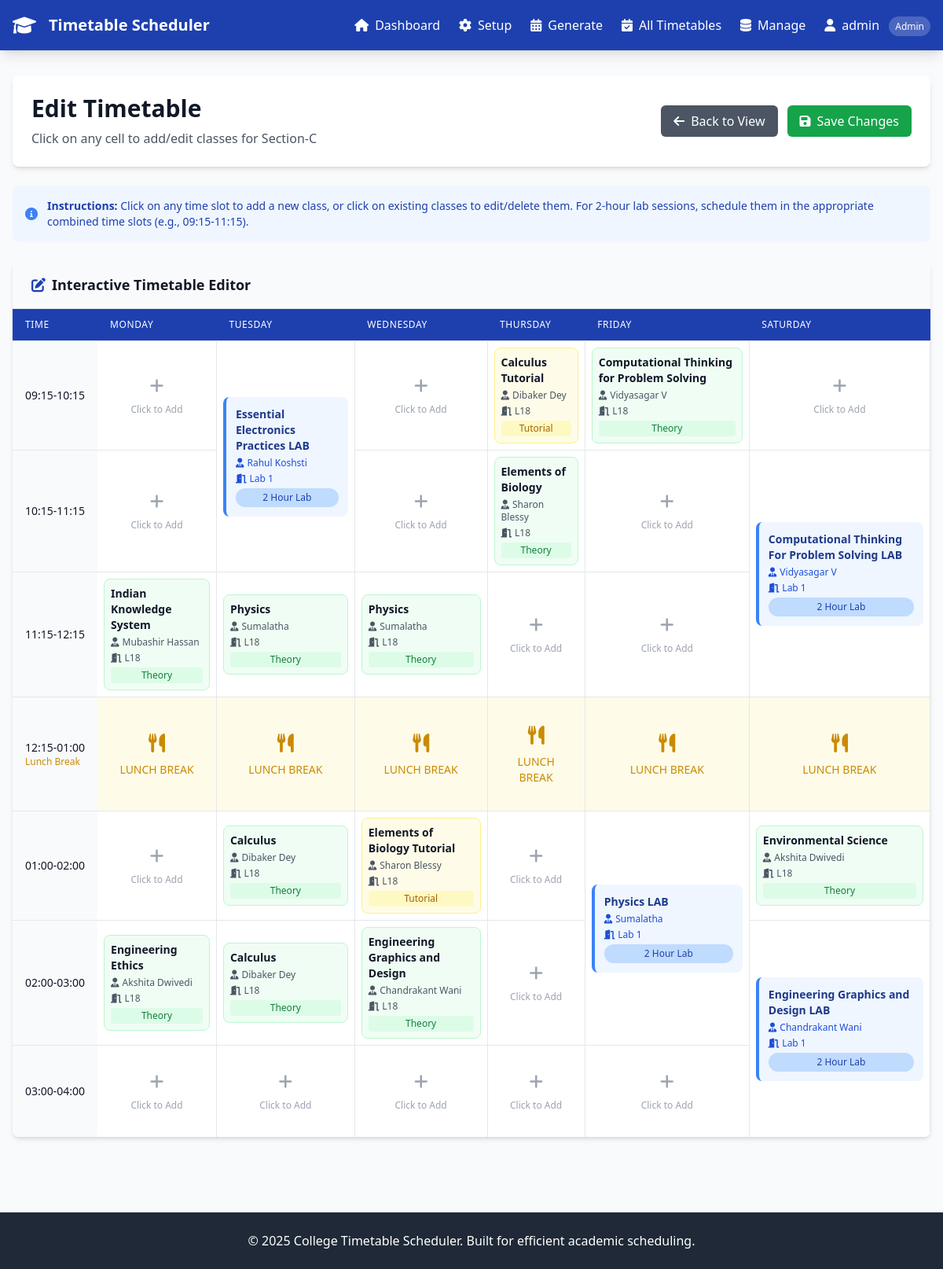
The app's page /suggest_changes/2 (signed in) with its own data.
### timetable_scheduler/app.py (models this page shows)
class Batch(db.Model):
    id = db.Column(db.Integer, primary_key=True)
    name = db.Column(db.String(50), nullable=False)
    year = db.Column(db.Integer, nullable=False)
    semester = db.Column(db.Integer, nullable=False)
    department = db.Column(db.String(50), nullable=False)
    strength = db.Column(db.Integer, nullable=False)

class Subject(db.Model):
    id = db.Column(db.Integer, primary_key=True)
    name = db.Column(db.String(100), nullable=False)
    code = db.Column(db.String(20), unique=True, nullable=False)
    semester = db.Column(db.Integer, nullable=False)
    department = db.Column(db.String(50), nullable=False)
    hours_per_week = db.Column(db.Integer, nullable=False)
    type = db.Column(db.String(20), default='theory')  # theory, practical, tutorial
    faculty = db.relationship('Faculty', secondary=subject_faculty, backref='subjects')

class Faculty(db.Model):
    id = db.Column(db.Integer, primary_key=True)
    name = db.Column(db.String(100), nullable=False)
    email = db.Column(db.String(100), unique=True, nullable=True)
    department = db.Column(db.String(50))
    max_hours_per_day = db.Column(db.Integer, default=6)
    avg_leaves_per_month = db.Column(db.Integer, default=2)

class Classroom(db.Model):
    id = db.Column(db.Integer, primary_key=True)
    name = db.Column(db.String(50), nullable=False)
    capacity = db.Column(db.Integer, nullable=False)
    type = db.Column(db.String(20), default='regular')  # regular, lab, auditorium
    is_available = db.Column(db.Boolean, default=True)

### timetable_scheduler/app.py (the view)
@app.route('/suggest_changes/<int:batch_id>')
def suggest_changes(batch_id):
    if 'user_id' not in session or session.get('user_role') != 'admin':
        flash('Access denied. Admin privileges required.', 'error')
        return redirect(url_for('login'))
    batch = Batch.query.get_or_404(batch_id)
    timetable_entries = db.session.query(Timetable, Subject, Faculty, Classroom).join(
        Subject, Timetable.subject_id == Subject.id
    ).join(
        Faculty, Timetable.faculty_id == Faculty.id
    ).join(
        Classroom, Timetable.classroom_id == Classroom.id
    ).filter(Timetable.batch_id == batch_id).all()
    subjects = Subject.query.all()
    faculties = Faculty.query.all()
    classrooms = Classroom.query.all()
    days = ['Monday', 'Tuesday', 'Wednesday', 'Thursday', 'Friday', 'Saturday']
    time_slots = ['09:15-10:15', '10:15-11:15', '11:15-12:15', '12:15-01:00', '01:00-02:00', '02:00-03:00', '03:00-04:00']
    all_time_slots = time_slots + ['09:15-11:15', '10:15-12:15', '01:00-03:00', '02:00-04:00']
    timetable = {}
    for day in days:
        timetable[day] = {}
        for time_slot in all_time_slots:
            timetable[day][time_slot] = None
    for entry, subject, faculty, classroom in timetable_entries:
        timetable[entry.day_of_week][entry.time_slot] = {
            'id': entry.id,
            'subject': subject.name,
            'subject_id': subject.id,
            'faculty': faculty.name,
            'faculty_id': faculty.id,
            'classroom': classroom.name,
            'classroom_id': classroom.id,
            'type': subject.type
        }
    return render_template('edit_timetable.html',
                         batch=batch,
                         timetable=timetable,
                         days=days,
                         time_slots=time_slots,
                         subjects=subjects,
                         faculties=faculties,
                         classrooms=classrooms)

### timetable_scheduler/templates/edit_timetable.html (shortened to what this page needs)
{% extends "base.html" %}
{% block content %}
<div class="space-y-6">
    <div class="bg-white rounded-lg shadow-md p-6">
        <div class="flex items-center justify-between">
            <div>
                <h1 class="text-3xl font-bold text-gray-900">Edit Timetable</h1>
                <p class="text-gray-600 mt-2">Click on any cell to add/edit classes for {{ batch.name }}</p>
            </div>
            <div class="flex space-x-3">
                <a href="{{ url_for('view_timetable', batch_id=batch.id) }}" class="bg-gray-600 text-white px-4 py-2 rounded-md hover:bg-gray-700 transition duration-200">
                    <i class="fas fa-arrow-left mr-2"></i>Back to View
                </a>
                <button onclick="saveAllChanges()" class="bg-green-600 text-white px-4 py-2 rounded-md hover:bg-green-700 transition duration-200">
                    <i class="fas fa-save mr-2"></i>Save Changes
                </button>
            </div>
        </div>
    </div>
    <div class="bg-blue-50 rounded-lg p-4">
        <div class="flex items-center">
            <i class="fas fa-info-circle text-blue-500 mr-3"></i>
            <div class="text-sm text-blue-800">
                <strong>Instructions:</strong> Click on any time slot to add a new class, or click on existing classes to edit/delete them.
                For 2-hour lab sessions, schedule them in the appropriate combined time slots (e.g., 09:15-11:15).
            </div>
        </div>
    </div>
    <div class="bg-white rounded-lg shadow-md overflow-hidden">
        <div class="px-6 py-4 bg-gray-50 border-b">
            <h2 class="text-lg font-semibold text-gray-900">
                <i class="fas fa-edit text-college-blue mr-2"></i>Interactive Timetable Editor
            </h2>
        </div>
        <div class="overflow-x-auto">
            <table class="min-w-full divide-y divide-gray-200">
                <thead class="bg-college-blue">
                    <tr>
                        <th class="px-4 py-3 text-left text-xs font-medium text-white uppercase tracking-wider">Time</th>
                        {% for day in days %}
                            <th class="px-4 py-3 text-left text-xs font-medium text-white uppercase tracking-wider">{{ day }}</th>
                        {% endfor %}
                    </tr>
                </thead>
                <tbody class="bg-white divide-y divide-gray-200">
                    {% set skip_cells = {} %}
                    {% for time_slot in time_slots %}
                        {% set is_lunch = time_slot == '12:15-01:00' %}
                        <tr class="{% if is_lunch %}bg-yellow-50{% else %}hover:bg-gray-50{% endif %}">
                            <td class="px-4 py-4 whitespace-nowrap text-sm font-medium text-gray-900 bg-gray-50">
                                {{ time_slot }}
                                {% if is_lunch %}
                                    <span class="block text-xs text-yellow-600">Lunch Break</span>
                                {% endif %}
                            </td>
                            {% for day in days %}
                                {% set skip_key = day + '_' + time_slot %}
                                {% if skip_key not in skip_cells %}
                                    {% set rowspan = 1 %}
                                    {% set entry = None %}
                                    {% set is_lab_start = false %}
                                    {% set lab_time_slot = time_slot %}
                                    {% if is_lunch %}
                                        <td class="px-4 py-4 text-sm text-gray-500 border-r border-gray-200">
                                            <div class="text-center text-yellow-600 font-medium py-4">
                                                <i class="fas fa-utensils text-2xl mb-2"></i>
                                                <div class="text-sm">LUNCH BREAK</div>
                                            </div>
                                        </td>
                                    {% else %}
                                        {% if time_slot == '09:15-10:15' and timetable[day]['09:15-11:15'] %}
                                            {% set entry = timetable[day]['09:15-11:15'] %}
                                            {% set rowspan = 2 %}
                                            {% set is_lab_start = true %}
                                            {% set lab_time_slot = '09:15-11:15' %}
                                            {% set _ = skip_cells.update({(day + '_10:15-11:15'): true}) %}
                                        {% elif time_slot == '10:15-11:15' and timetable[day]['10:15-12:15'] %}
                                            {% set entry = timetable[day]['10:15-12:15'] %}
                                            {% set rowspan = 2 %}
                                            {% set is_lab_start = true %}
                                            {% set lab_time_slot = '10:15-12:15' %}
                                            {% set _ = skip_cells.update({(day + '_11:15-12:15'): true}) %}
                                        {% elif time_slot == '01:00-02:00' and timetable[day]['01:00-03:00'] %}
                                            {% set entry = timetable[day]['01:00-03:00'] %}
                                            {% set rowspan = 2 %}
                                            {% set is_lab_start = true %}
                                            {% set lab_time_slot = '01:00-03:00' %}
                                            {% set _ = skip_cells.update({(day + '_02:00-03:00'): true}) %}
                                        {% elif time_slot == '02:00-03:00' and timetable[day]['02:00-04:00'] %}
                                            {% set entry = timetable[day]['02:00-04:00'] %}
                                            {% set rowspan = 2 %}
                                            {% set is_lab_start = true %}
                                            {% set lab_time_slot = '02:00-04:00' %}
                                            {% set _ = skip_cells.update({(day + '_03:00-04:00'): true}) %}
                                        {% else %}
                                            {% set entry = timetable[day][time_slot] %}
                                            {% set lab_time_slot = time_slot %}
                                        {% endif %}
                                        <td class="px-2 py-2 text-sm text-gray-500 border-r border-gray-200 cursor-pointer hover:bg-blue-50 transition-colors"
                                            {% if rowspan > 1 %}rowspan="{{ rowspan }}"{% endif %}
                                            onclick="openEditModal('{{ day }}', '{{ lab_time_slot }}', {{ entry|tojson if entry else 'null' }})">
                                            {% if entry %}
                                                {% if entry.type == 'practical' and is_lab_start %}
                                                    <div class="p-3 rounded-lg bg-blue-50 border-l-4 border-blue-500">
                                                        <div class="font-bold text-blue-900 mb-1">{{ entry.subject }} LAB</div>
                                                        <div class="text-xs text-blue-700 mb-1">
                                                            <i class="fas fa-user-tie mr-1"></i>{{ entry.faculty }}
                                                        </div>
                                                        <div class="text-xs text-blue-700 mb-1">
                                                            <i class="fas fa-door-open mr-1"></i>{{ entry.classroom }}
                                                        </div>
                                                        <div class="text-xs font-medium text-blue-800 bg-blue-200 px-2 py-1 rounded-full text-center">
                                                            2 Hour Lab
                                                        </div>
                                                    </div>
                                                {% else %}
                                                    <div class="p-2 rounded-lg {% if entry.type == 'practical' %}bg-blue-50 border border-blue-200{% elif entry.type == 'tutorial' %}bg-yellow-50 border border-yellow-200{% else %}bg-green-50 border border-green-200{% endif %}">
                                                        <div class="font-semibold text-gray-900 text-sm mb-1">{{ entry.subject }}</div>
                                                        <div class="text-xs text-gray-600 mb-1">
                                                            <i class="fas fa-user-tie mr-1"></i>{{ entry.faculty }}
                                                        </div>
                                                        <div class="text-xs text-gray-600 mb-1">
                                                            <i class="fas fa-door-open mr-1"></i>{{ entry.classroom }}
                                                        </div>
                                                        <div class="text-xs font-medium {% if entry.type == 'practical' %}text-blue-700 bg-blue-100{% elif entry.type == 'tutorial' %}text-yellow-700 bg-yellow-100{% else %}text-green-700 bg-green-100{% endif %} px-1 py-0.5 rounded text-center">
                                                            {{ entry.type.title() }}
                                                        </div>
                                                    </div>
                                                {% endif %}
                                            {% else %}
                                                <div class="text-center text-gray-400 py-6 hover:text-blue-500 transition-colors">
                                                    <i class="fas fa-plus text-xl mb-2"></i>
                                                    <div class="text-xs">Click to Add</div>
                                                </div>
                                            {% endif %}
                                        </td>
                                    {% endif %}
                                {% endif %}
                            {% endfor %}
                        </tr>
                    {% endfor %}
                </tbody>
            </table>
        </div>
    </div>
</div>
{% endblock %}

### records on screen
Batch: name "Section-C"
Subject: subject "Essential Electronics Practices", type "practical" (drawn)
Faculty: faculty "Rahul Koshsti"
Classroom: classroom "Lab 1" "Lab 1" "Lab 1" "Lab 1"
Subject: subject "Calculus Tutorial", type "Tutorial"
Faculty: faculty "Dibaker Dey" "Dibaker Dey" "Dibaker Dey"
Classroom: classroom "L18" "L18" "L18" "L18" "L18" "L18" "L18" "L18" "L18" "L18" "L18" "L18"
Subject: subject "Computational Thinking for Problem Solving", type "Theory"
Faculty: faculty "Vidyasagar V", faculty "Vidyasagar V"
Subject: subject "Elements of Biology", type "Theory"
Faculty: faculty "Sharon Blessy" "Sharon Blessy"
Subject: subject "Computational Thinking For Problem Solving", type "practical" (drawn)
Subject: subject "Indian Knowledge System", type "Theory"
Faculty: faculty "Mubashir Hassan"
Subject: subject "Physics" "Physics", type "Theory" "Theory"
Faculty: faculty "Sumalatha" "Sumalatha", faculty "Sumalatha"
Subject: subject "Calculus" "Calculus", type "Theory" "Theory"
Subject: subject "Elements of Biology Tutorial", type "Tutorial"
Subject: subject "Physics", type "practical" (drawn)
Subject: subject "Environmental Science", type "Theory"
Faculty: faculty "Akshita Dwivedi" "Akshita Dwivedi"
Subject: subject "Engineering Ethics", type "Theory"
Subject: subject "Engineering Graphics and Design", type "Theory"
Faculty: faculty "Chandrakant Wani", faculty "Chandrakant Wani"
Subject: subject "Engineering Graphics and Design", type "practical" (drawn)

### other values on screen
{{ session.username }} "admin"
{{ day }} "MONDAY" "TUESDAY" "WEDNESDAY" "THURSDAY" "FRIDAY" "SATURDAY"
{{ time_slot }} "09:15-10:15" "10:15-11:15" "11:15-12:15" "12:15-01:00" "01:00-02:00" "02:00-03:00" "03:00-04:00"
